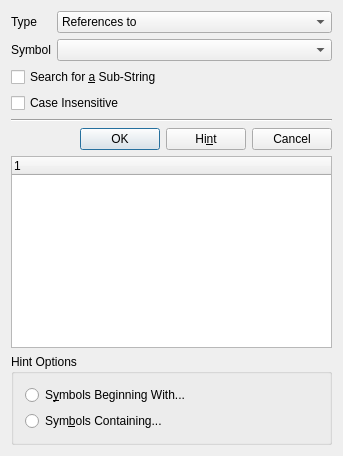
<?xml version="1.0" encoding="UTF-8"?>
<ui version="4.0">
 <class>SymbolLayout</class>
 <widget class="QDialog" name="SymbolLayout">
  <property name="geometry">
   <rect>
    <x>0</x>
    <y>0</y>
    <width>343</width>
    <height>456</height>
   </rect>
  </property>
  <property name="windowTitle">
   <string>KScope Query</string>
  </property>
  <layout class="QVBoxLayout">
   <item>
    <layout class="QHBoxLayout">
     <item>
      <layout class="QVBoxLayout">
       <item>
        <widget class="QLabel" name="textLabel1">
         <property name="sizePolicy">
          <sizepolicy hsizetype="Preferred" vsizetype="Preferred">
           <horstretch>0</horstretch>
           <verstretch>0</verstretch>
          </sizepolicy>
         </property>
         <property name="text">
          <string>Type</string>
         </property>
         <property name="wordWrap">
          <bool>false</bool>
         </property>
        </widget>
       </item>
       <item>
        <widget class="QLabel" name="textLabel2">
         <property name="sizePolicy">
          <sizepolicy hsizetype="Preferred" vsizetype="Preferred">
           <horstretch>0</horstretch>
           <verstretch>0</verstretch>
          </sizepolicy>
         </property>
         <property name="text">
          <string>Symbol</string>
         </property>
         <property name="wordWrap">
          <bool>false</bool>
         </property>
        </widget>
       </item>
      </layout>
     </item>
     <item>
      <layout class="QVBoxLayout">
       <item>
        <widget class="QComboBox" name="m_pTypeCombo">
         <property name="sizePolicy">
          <sizepolicy hsizetype="Expanding" vsizetype="Fixed">
           <horstretch>0</horstretch>
           <verstretch>0</verstretch>
          </sizepolicy>
         </property>
         <item>
          <property name="text">
           <string>References to</string>
          </property>
         </item>
         <item>
          <property name="text">
           <string>Definition of</string>
          </property>
         </item>
         <item>
          <property name="text">
           <string>Functions called by</string>
          </property>
         </item>
         <item>
          <property name="text">
           <string>Functions calling</string>
          </property>
         </item>
         <item>
          <property name="text">
           <string>Find text</string>
          </property>
         </item>
         <item>
          <property name="text">
           <string>Find EGrep pattern</string>
          </property>
         </item>
         <item>
          <property name="text">
           <string>Find file</string>
          </property>
         </item>
         <item>
          <property name="text">
           <string>Files #including</string>
          </property>
         </item>
         <item>
          <property name="text">
           <string>Call graph for</string>
          </property>
         </item>
        </widget>
       </item>
       <item>
        <widget class="KHistoryComboBox" name="m_pSymbolHC"/>
       </item>
      </layout>
     </item>
    </layout>
   </item>
   <item>
    <widget class="QCheckBox" name="m_pSubStringCheck">
     <property name="text">
      <string>Search for &amp;a Sub-String</string>
     </property>
     <property name="shortcut">
      <string>Alt+A</string>
     </property>
    </widget>
   </item>
   <item>
    <widget class="QCheckBox" name="m_pCaseCheck">
     <property name="text">
      <string>Case Insensitive</string>
     </property>
    </widget>
   </item>
   <item>
    <widget class="Line" name="line2">
     <property name="frameShape">
      <enum>QFrame::HLine</enum>
     </property>
     <property name="frameShadow">
      <enum>QFrame::Sunken</enum>
     </property>
    </widget>
   </item>
   <item>
    <layout class="QHBoxLayout">
     <item>
      <spacer name="spacer2">
       <property name="orientation">
        <enum>Qt::Horizontal</enum>
       </property>
       <property name="sizeType">
        <enum>QSizePolicy::Expanding</enum>
       </property>
       <property name="sizeHint" stdset="0">
        <size>
         <width>71</width>
         <height>21</height>
        </size>
       </property>
      </spacer>
     </item>
     <item>
      <widget class="QPushButton" name="m_pOKButton">
       <property name="text">
        <string>OK</string>
       </property>
      </widget>
     </item>
     <item>
      <widget class="QPushButton" name="m_pHintButton">
       <property name="text">
        <string>Hi&amp;nt</string>
       </property>
      </widget>
     </item>
     <item>
      <widget class="QPushButton" name="m_pCancelButton">
       <property name="text">
        <string>Cancel</string>
       </property>
      </widget>
     </item>
    </layout>
   </item>
   <item>
    <widget class="QTreeWidget" name="m_pHintList">
     <column>
      <property name="text">
       <string notr="true">1</string>
      </property>
     </column>
    </widget>
   </item>
   <item>
    <widget class="QGroupBox" name="m_pHintGroup">
     <property name="title">
      <string>Hint Options</string>
     </property>
     <layout class="QVBoxLayout" name="verticalLayout">
      <item>
       <widget class="QRadioButton" name="m_pBeginWithRadio">
        <property name="text">
         <string>S&amp;ymbols Beginning With...</string>
        </property>
       </widget>
      </item>
      <item>
       <widget class="QRadioButton" name="m_pContainRadio">
        <property name="text">
         <string>Sym&amp;bols Containing...</string>
        </property>
       </widget>
      </item>
     </layout>
    </widget>
   </item>
  </layout>
 </widget>
 <layoutdefault spacing="6" margin="11"/>
 <pixmapfunction>qPixmapFromMimeSource</pixmapfunction>
 <customwidgets>
  <customwidget>
   <class>KComboBox</class>
   <extends>QComboBox</extends>
   <header>kcombobox.h</header>
  </customwidget>
  <customwidget>
   <class>KHistoryComboBox</class>
   <extends>KComboBox</extends>
   <header>khistorycombobox.h</header>
  </customwidget>
 </customwidgets>
 <tabstops>
  <tabstop>m_pTypeCombo</tabstop>
  <tabstop>m_pSubStringCheck</tabstop>
  <tabstop>m_pOKButton</tabstop>
  <tabstop>m_pHintButton</tabstop>
  <tabstop>m_pCancelButton</tabstop>
 </tabstops>
 <includes>
  <include location="local">kcombobox.h</include>
  <include location="local">klineedit.h</include>
 </includes>
 <resources/>
 <connections/>
</ui>
